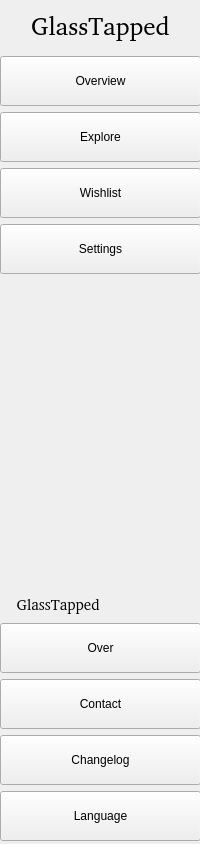
<?xml version="1.0" encoding="UTF-8"?>
<ui version="4.0">
 <class>MenuBalk</class>
 <widget class="QWidget" name="MenuBalk">
  <property name="geometry">
   <rect>
    <x>0</x>
    <y>0</y>
    <width>200</width>
    <height>844</height>
   </rect>
  </property>
  <property name="windowTitle">
   <string>Form</string>
  </property>
  <widget class="QWidget" name="verticalLayoutWidget">
   <property name="geometry">
    <rect>
     <x>0</x>
     <y>0</y>
     <width>201</width>
     <height>841</height>
    </rect>
   </property>
   <layout class="QVBoxLayout" name="verticalLayout">
    <item>
     <widget class="QLabel" name="NameLabel">
      <property name="minimumSize">
       <size>
        <width>0</width>
        <height>50</height>
       </size>
      </property>
      <property name="font">
       <font>
        <family>URW Bookman [UKWN]</family>
        <pointsize>19</pointsize>
       </font>
      </property>
      <property name="text">
       <string>GlassTapped</string>
      </property>
      <property name="alignment">
       <set>Qt::AlignCenter</set>
      </property>
     </widget>
    </item>
    <item>
     <widget class="QPushButton" name="GlassesPage">
      <property name="minimumSize">
       <size>
        <width>0</width>
        <height>50</height>
       </size>
      </property>
      <property name="text">
       <string>Overview</string>
      </property>
     </widget>
    </item>
    <item>
     <widget class="QPushButton" name="ExplorePage">
      <property name="minimumSize">
       <size>
        <width>0</width>
        <height>50</height>
       </size>
      </property>
      <property name="text">
       <string>Explore</string>
      </property>
     </widget>
    </item>
    <item>
     <widget class="QPushButton" name="WishlistPage">
      <property name="minimumSize">
       <size>
        <width>0</width>
        <height>50</height>
       </size>
      </property>
      <property name="text">
       <string>Wishlist</string>
      </property>
     </widget>
    </item>
    <item>
     <widget class="QPushButton" name="SettingsPage">
      <property name="minimumSize">
       <size>
        <width>0</width>
        <height>50</height>
       </size>
      </property>
      <property name="text">
       <string>Settings</string>
      </property>
     </widget>
    </item>
    <item>
     <spacer name="verticalSpacer">
      <property name="orientation">
       <enum>Qt::Vertical</enum>
      </property>
      <property name="sizeHint" stdset="0">
       <size>
        <width>20</width>
        <height>40</height>
       </size>
      </property>
     </spacer>
    </item>
    <item>
     <widget class="QLabel" name="Text">
      <property name="minimumSize">
       <size>
        <width>0</width>
        <height>25</height>
       </size>
      </property>
      <property name="font">
       <font>
        <family>URW Bookman [UKWN]</family>
        <pointsize>11</pointsize>
       </font>
      </property>
      <property name="text">
       <string>    GlassTapped</string>
      </property>
      <property name="alignment">
       <set>Qt::AlignLeading|Qt::AlignLeft|Qt::AlignVCenter</set>
      </property>
     </widget>
    </item>
    <item>
     <widget class="QPushButton" name="OverPage">
      <property name="minimumSize">
       <size>
        <width>0</width>
        <height>50</height>
       </size>
      </property>
      <property name="text">
       <string>Over</string>
      </property>
     </widget>
    </item>
    <item>
     <widget class="QPushButton" name="Contact">
      <property name="minimumSize">
       <size>
        <width>0</width>
        <height>50</height>
       </size>
      </property>
      <property name="text">
       <string>Contact</string>
      </property>
     </widget>
    </item>
    <item>
     <widget class="QPushButton" name="Changelog">
      <property name="minimumSize">
       <size>
        <width>0</width>
        <height>50</height>
       </size>
      </property>
      <property name="text">
       <string>Changelog</string>
      </property>
     </widget>
    </item>
    <item>
     <widget class="QPushButton" name="Language">
      <property name="minimumSize">
       <size>
        <width>0</width>
        <height>50</height>
       </size>
      </property>
      <property name="text">
       <string>Language</string>
      </property>
     </widget>
    </item>
   </layout>
  </widget>
 </widget>
 <resources/>
 <connections/>
</ui>
